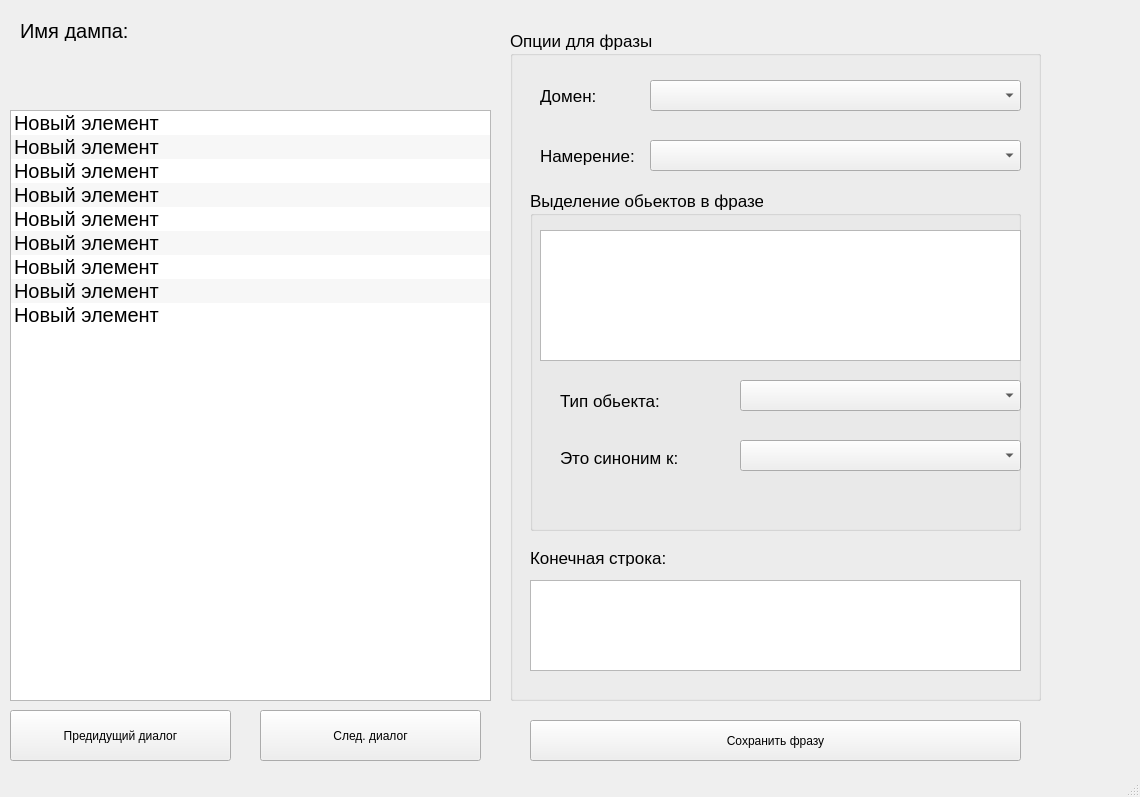
<?xml version="1.0" encoding="UTF-8"?>
<ui version="4.0">
 <class>MainWindow</class>
 <widget class="QMainWindow" name="MainWindow">
  <property name="geometry">
   <rect>
    <x>0</x>
    <y>0</y>
    <width>1140</width>
    <height>797</height>
   </rect>
  </property>
  <property name="windowTitle">
   <string>Загрузчик дампов</string>
  </property>
  <widget class="QWidget" name="centralwidget">
   <widget class="QListWidget" name="phrases_list_wid">
    <property name="geometry">
     <rect>
      <x>10</x>
      <y>110</y>
      <width>481</width>
      <height>591</height>
     </rect>
    </property>
    <property name="font">
     <font>
      <pointsize>15</pointsize>
     </font>
    </property>
    <property name="toolTip">
     <string>Выделите фразу, которую система поняла неправильно</string>
    </property>
    <property name="alternatingRowColors">
     <bool>true</bool>
    </property>
    <property name="spacing">
     <number>0</number>
    </property>
    <item>
     <property name="text">
      <string>Новый элемент</string>
     </property>
    </item>
    <item>
     <property name="text">
      <string>Новый элемент</string>
     </property>
    </item>
    <item>
     <property name="text">
      <string>Новый элемент</string>
     </property>
    </item>
    <item>
     <property name="text">
      <string>Новый элемент</string>
     </property>
    </item>
    <item>
     <property name="text">
      <string>Новый элемент</string>
     </property>
    </item>
    <item>
     <property name="text">
      <string>Новый элемент</string>
     </property>
    </item>
    <item>
     <property name="text">
      <string>Новый элемент</string>
     </property>
    </item>
    <item>
     <property name="text">
      <string>Новый элемент</string>
     </property>
    </item>
    <item>
     <property name="text">
      <string>Новый элемент</string>
     </property>
    </item>
   </widget>
   <widget class="QPushButton" name="next_dialogue_btn">
    <property name="geometry">
     <rect>
      <x>260</x>
      <y>710</y>
      <width>221</width>
      <height>51</height>
     </rect>
    </property>
    <property name="toolTip">
     <string>Загрузить следующий диалог. Сохраняет все несохраненные фразы, которые были настроены.</string>
    </property>
    <property name="text">
     <string>След. диалог</string>
    </property>
   </widget>
   <widget class="QGroupBox" name="groupBox">
    <property name="geometry">
     <rect>
      <x>510</x>
      <y>30</y>
      <width>531</width>
      <height>671</height>
     </rect>
    </property>
    <property name="font">
     <font>
      <pointsize>13</pointsize>
     </font>
    </property>
    <property name="title">
     <string>Опции для фразы</string>
    </property>
    <widget class="QLabel" name="label">
     <property name="geometry">
      <rect>
       <x>30</x>
       <y>110</y>
       <width>111</width>
       <height>31</height>
      </rect>
     </property>
     <property name="text">
      <string>Намерение:</string>
     </property>
    </widget>
    <widget class="QComboBox" name="intents_selector">
     <property name="geometry">
      <rect>
       <x>140</x>
       <y>110</y>
       <width>371</width>
       <height>31</height>
      </rect>
     </property>
     <property name="toolTip">
      <string>Намерение, которому система должна приписать выбранную фразу</string>
     </property>
    </widget>
    <widget class="QGroupBox" name="groupBox_2">
     <property name="geometry">
      <rect>
       <x>20</x>
       <y>160</y>
       <width>491</width>
       <height>341</height>
      </rect>
     </property>
     <property name="title">
      <string>Выделение обьектов в фразе</string>
     </property>
     <widget class="QComboBox" name="object_type_select">
      <property name="geometry">
       <rect>
        <x>210</x>
        <y>190</y>
        <width>281</width>
        <height>31</height>
       </rect>
      </property>
      <property name="toolTip">
       <string>Тип обьекта, который система должна распознавать</string>
      </property>
     </widget>
     <widget class="QLabel" name="label_2">
      <property name="geometry">
       <rect>
        <x>30</x>
        <y>200</y>
        <width>171</width>
        <height>21</height>
       </rect>
      </property>
      <property name="font">
       <font>
        <pointsize>13</pointsize>
       </font>
      </property>
      <property name="text">
       <string>Тип обьекта:</string>
      </property>
     </widget>
     <widget class="QTextEdit" name="phrase_edit">
      <property name="geometry">
       <rect>
        <x>10</x>
        <y>40</y>
        <width>481</width>
        <height>131</height>
       </rect>
      </property>
      <property name="font">
       <font>
        <pointsize>15</pointsize>
       </font>
      </property>
      <property name="cursor" stdset="0">
       <cursorShape>IBeamCursor</cursorShape>
      </property>
      <property name="toolTip">
       <string>Выделите слово или фразу и выберите тип обьекта, которым оно является. Только названия обьектов, или их синонимы</string>
      </property>
     </widget>
    </widget>
    <widget class="QLabel" name="label_3">
     <property name="geometry">
      <rect>
       <x>20</x>
       <y>520</y>
       <width>151</width>
       <height>16</height>
      </rect>
     </property>
     <property name="text">
      <string>Конечная строка:</string>
     </property>
    </widget>
    <widget class="QTextEdit" name="end_phrase">
     <property name="geometry">
      <rect>
       <x>20</x>
       <y>550</y>
       <width>491</width>
       <height>91</height>
      </rect>
     </property>
     <property name="font">
      <font>
       <pointsize>15</pointsize>
      </font>
     </property>
    </widget>
    <widget class="QComboBox" name="domain_selector">
     <property name="geometry">
      <rect>
       <x>140</x>
       <y>50</y>
       <width>371</width>
       <height>31</height>
      </rect>
     </property>
    </widget>
    <widget class="QLabel" name="label_5">
     <property name="geometry">
      <rect>
       <x>30</x>
       <y>50</y>
       <width>111</width>
       <height>31</height>
      </rect>
     </property>
     <property name="text">
      <string>Домен:</string>
     </property>
    </widget>
    <widget class="QLabel" name="label_6">
     <property name="geometry">
      <rect>
       <x>50</x>
       <y>420</y>
       <width>151</width>
       <height>16</height>
      </rect>
     </property>
     <property name="text">
      <string>Это синоним к:</string>
     </property>
    </widget>
    <widget class="QComboBox" name="synonim_to_object_select">
     <property name="geometry">
      <rect>
       <x>230</x>
       <y>410</y>
       <width>281</width>
       <height>31</height>
      </rect>
     </property>
     <property name="toolTip">
      <string>Тип обьекта, который система должна распознавать</string>
     </property>
    </widget>
   </widget>
   <widget class="QLabel" name="label_4">
    <property name="geometry">
     <rect>
      <x>20</x>
      <y>20</y>
      <width>121</width>
      <height>21</height>
     </rect>
    </property>
    <property name="font">
     <font>
      <pointsize>15</pointsize>
     </font>
    </property>
    <property name="text">
     <string>Имя дампа:</string>
    </property>
   </widget>
   <widget class="QLabel" name="dump_name_lbl">
    <property name="geometry">
     <rect>
      <x>20</x>
      <y>50</y>
      <width>471</width>
      <height>31</height>
     </rect>
    </property>
    <property name="font">
     <font>
      <pointsize>18</pointsize>
     </font>
    </property>
    <property name="text">
     <string/>
    </property>
   </widget>
   <widget class="QPushButton" name="prev_dialogue_btn">
    <property name="geometry">
     <rect>
      <x>10</x>
      <y>710</y>
      <width>221</width>
      <height>51</height>
     </rect>
    </property>
    <property name="toolTip">
     <string>Загрузить следующий диалог. Сохраняет все несохраненные фразы, которые были настроены.</string>
    </property>
    <property name="text">
     <string>Предидущий диалог</string>
    </property>
   </widget>
   <widget class="QPushButton" name="save_phrase_btn">
    <property name="geometry">
     <rect>
      <x>530</x>
      <y>720</y>
      <width>491</width>
      <height>41</height>
     </rect>
    </property>
    <property name="text">
     <string>Сохранить фразу</string>
    </property>
   </widget>
  </widget>
  <widget class="QStatusBar" name="statusbar"/>
 </widget>
 <resources/>
 <connections/>
</ui>
